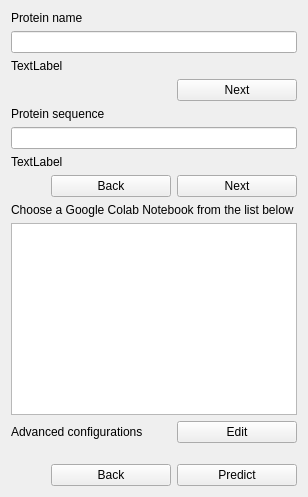
            <widget class="QWidget" name="prediction_only_page">
             <layout class="QVBoxLayout" name="verticalLayout_54">
              <item>
               <layout class="QVBoxLayout" name="verticalLayout_16">
                <item>
                 <layout class="QVBoxLayout" name="protein_name_layout">
                  <item>
                   <widget class="QLabel" name="lbl_prediction_only_protein_name">
                    <property name="text">
                     <string>Protein name</string>
                    </property>
                   </widget>
                  </item>
                  <item>
                   <widget class="QLineEdit" name="txt_prediction_only_protein_name"/>
                  </item>
                  <item>
                   <widget class="QLabel" name="lbl_prediction_only_status_protein_name">
                    <property name="text">
                     <string>TextLabel</string>
                    </property>
                   </widget>
                  </item>
                 </layout>
                </item>
                <item>
                 <layout class="QHBoxLayout" name="next_layout_1">
                  <item>
                   <spacer name="horizontalSpacer_14">
                    <property name="orientation">
                     <enum>Qt::Horizontal</enum>
                    </property>
                    <property name="sizeHint" stdset="0">
                     <size>
                      <width>40</width>
                      <height>20</height>
                     </size>
                    </property>
                   </spacer>
                  </item>
                  <item>
                   <widget class="QPushButton" name="btn_prediction_only_next">
                    <property name="minimumSize">
                     <size>
                      <width>120</width>
                      <height>0</height>
                     </size>
                    </property>
                    <property name="text">
                     <string>Next</string>
                    </property>
                   </widget>
                  </item>
                 </layout>
                </item>
               </layout>
              </item>
              <item>
               <layout class="QVBoxLayout" name="verticalLayout_45">
                <item>
                 <layout class="QVBoxLayout" name="protein_sequence_layout">
                  <item>
                   <widget class="QLabel" name="lbl_cloud_pred_mono_prot_seq">
                    <property name="text">
                     <string>Protein sequence</string>
                    </property>
                   </widget>
                  </item>
                  <item>
                   <widget class="QLineEdit" name="txt_cloud_pred_mono_prot_seq"/>
                  </item>
                  <item>
                   <widget class="QLabel" name="lbl_cloud_pred_mono_status_prot_seq">
                    <property name="text">
                     <string>TextLabel</string>
                    </property>
                   </widget>
                  </item>
                 </layout>
                </item>
                <item>
                 <layout class="QHBoxLayout" name="next_layout_2">
                  <item>
                   <spacer name="horizontalSpacer_22">
                    <property name="orientation">
                     <enum>Qt::Horizontal</enum>
                    </property>
                    <property name="sizeHint" stdset="0">
                     <size>
                      <width>40</width>
                      <height>20</height>
                     </size>
                    </property>
                   </spacer>
                  </item>
                  <item>
                   <widget class="QPushButton" name="btn_cloud_pred_mono_back">
                    <property name="minimumSize">
                     <size>
                      <width>120</width>
                      <height>0</height>
                     </size>
                    </property>
                    <property name="maximumSize">
                     <size>
                      <width>120</width>
                      <height>16777215</height>
                     </size>
                    </property>
                    <property name="text">
                     <string>Back</string>
                    </property>
                   </widget>
                  </item>
                  <item>
                   <widget class="QPushButton" name="btn_cloud_pred_mono_next_2">
                    <property name="minimumSize">
                     <size>
                      <width>120</width>
                      <height>0</height>
                     </size>
                    </property>
                    <property name="maximumSize">
                     <size>
                      <width>120</width>
                      <height>16777215</height>
                     </size>
                    </property>
                    <property name="text">
                     <string>Next</string>
                    </property>
                   </widget>
                  </item>
                 </layout>
                </item>
               </layout>
              </item>
              <item>
               <layout class="QVBoxLayout" name="verticalLayout_53">
                <item>
                 <widget class="QLabel" name="lbl_prediction_only_choose_notebook">
                  <property name="text">
                   <string>Choose a Google Colab Notebook from the list below</string>
                  </property>
                 </widget>
                </item>
                <item>
                 <widget class="QListWidget" name="list_new_seq_notebooks"/>
                </item>
               </layout>
              </item>
              <item>
               <layout class="QHBoxLayout" name="horizontalLayout_7">
                <item>
                 <widget class="QLabel" name="lbl_cloud_pred_mono_advanced_config">
                  <property name="text">
                   <string>Advanced configurations</string>
                  </property>
                 </widget>
                </item>
                <item>
                 <widget class="QPushButton" name="btn_cloud_pred_mono_advanced_config">
                  <property name="minimumSize">
                   <size>
                    <width>120</width>
                    <height>0</height>
                   </size>
                  </property>
                  <property name="maximumSize">
                   <size>
                    <width>120</width>
                    <height>16777215</height>
                   </size>
                  </property>
                  <property name="text">
                   <string>Edit</string>
                  </property>
                 </widget>
                </item>
               </layout>
              </item>
              <item>
               <spacer name="verticalSpacer_4">
                <property name="orientation">
                 <enum>Qt::Vertical</enum>
                </property>
                <property name="sizeType">
                 <enum>QSizePolicy::MinimumExpanding</enum>
                </property>
                <property name="sizeHint" stdset="0">
                 <size>
                  <width>20</width>
                  <height>15</height>
                 </size>
                </property>
               </spacer>
              </item>
              <item>
               <layout class="QHBoxLayout" name="predict_layout">
                <item>
                 <spacer name="horizontalSpacer_4">
                  <property name="orientation">
                   <enum>Qt::Horizontal</enum>
                  </property>
                  <property name="sizeHint" stdset="0">
                   <size>
                    <width>40</width>
                    <height>20</height>
                   </size>
                  </property>
                 </spacer>
                </item>
                <item>
                 <widget class="QPushButton" name="btn_prediction_only_back">
                  <property name="minimumSize">
                   <size>
                    <width>120</width>
                    <height>0</height>
                   </size>
                  </property>
                  <property name="maximumSize">
                   <size>
                    <width>120</width>
                    <height>16777215</height>
                   </size>
                  </property>
                  <property name="text">
                   <string>Back</string>
                  </property>
                 </widget>
                </item>
                <item>
                 <widget class="QPushButton" name="btn_prediction_only_start">
                  <property name="minimumSize">
                   <size>
                    <width>120</width>
                    <height>0</height>
                   </size>
                  </property>
                  <property name="maximumSize">
                   <size>
                    <width>120</width>
                    <height>16777215</height>
                   </size>
                  </property>
                  <property name="text">
                   <string>Predict</string>
                  </property>
                 </widget>
                </item>
               </layout>
              </item>
             </layout>
            </widget>
